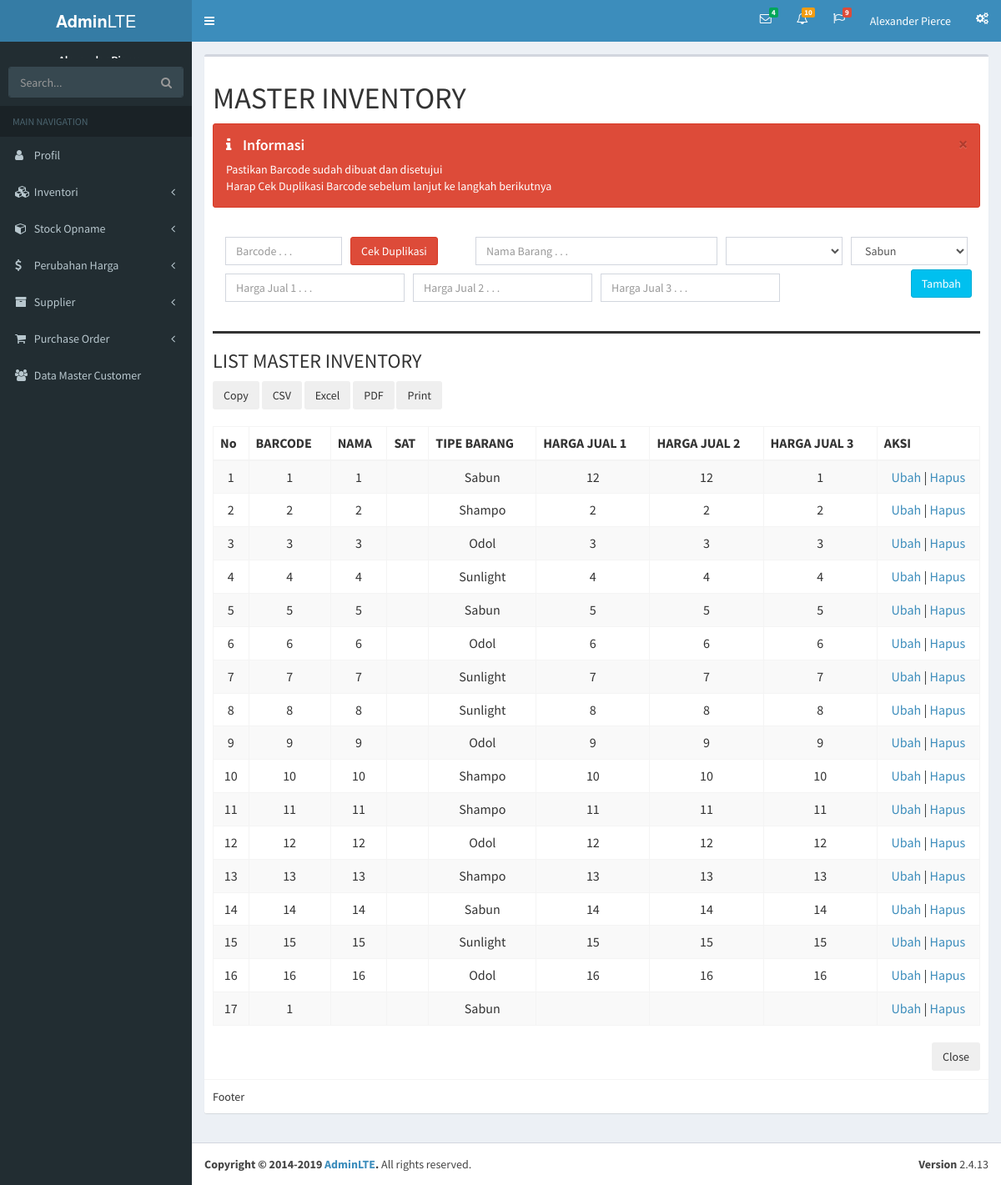
Before: /master_inventory/index.php with the older database file.
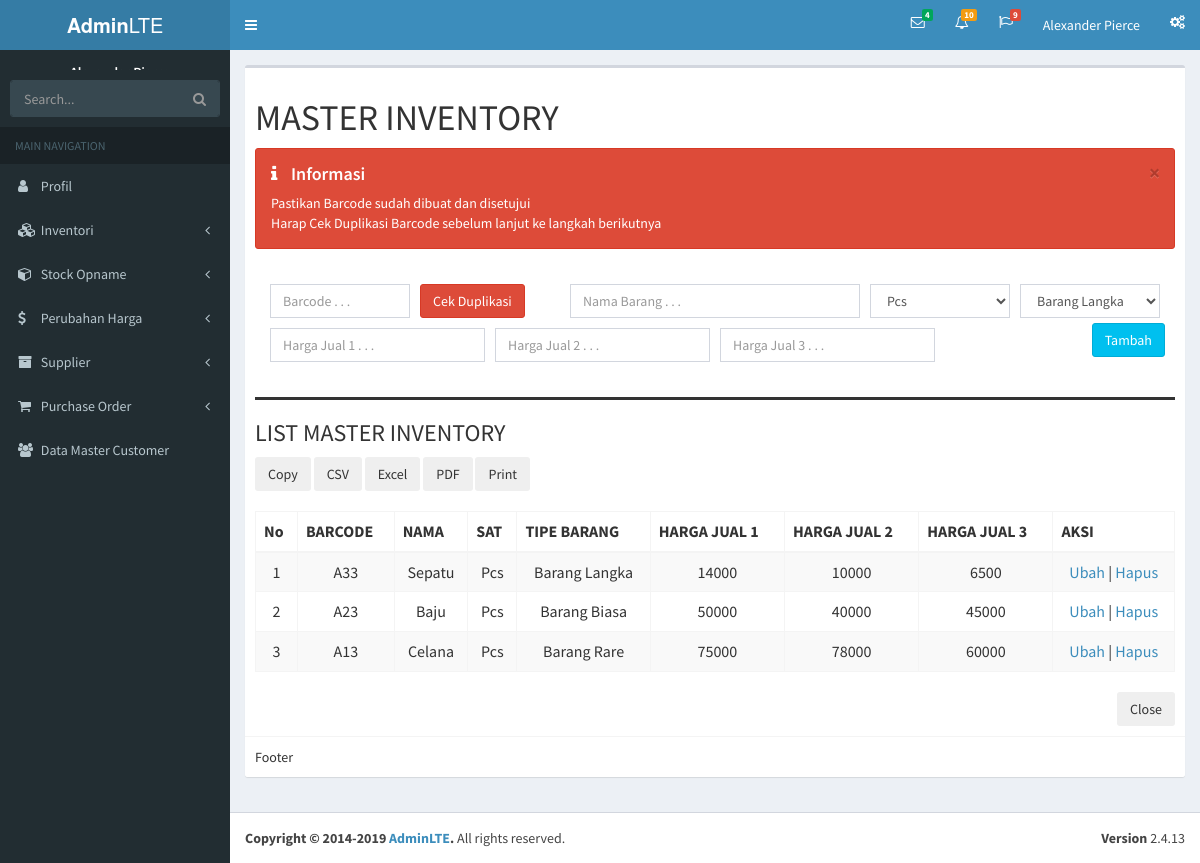
After: the same page with the newer database file.
### tables this page shows
CREATE TABLE `inventory` (
  `id` int(11) NOT NULL,
  `barcode` varchar(255) NOT NULL,
  `nama_barang` varchar(255) NOT NULL,
  `satuan` varchar(255) NOT NULL,
  `id_tipe_barang` varchar(255) NOT NULL,
  `harga_jual1` varchar(255) NOT NULL,
  `harga_jual2` varchar(255) NOT NULL,
  `harga_jual3` varchar(255) NOT NULL,
  `quantity` varchar(255) DEFAULT NULL,
  `created_at` timestamp NOT NULL DEFAULT current_timestamp(),
  `update_at` timestamp NULL DEFAULT NULL ON UPDATE current_timestamp()
);

CREATE TABLE `tipe_barang` (
  `id` int(11) NOT NULL,
  `nama_barang` varchar(255) NOT NULL,
  `created_at` timestamp NOT NULL DEFAULT current_timestamp(),
  `update_at` timestamp NULL DEFAULT NULL ON UPDATE current_timestamp()
);

CREATE TABLE `satuan` (
  `id` int(11) NOT NULL,
  `satuan` varchar(50) NOT NULL
);

### env.php (called while the page is built, shortened)
<?php
$host = "localhost";
$user = "root";
$password = "";
$dbname = "brasco_pusat";
$conn = mysqli_connect($host, $user, $password, $dbname);
function query($query)
{
  global $conn;
  $result = mysqli_query($conn, $query);
  $rows = [];
  while ($row = mysqli_fetch_assoc($result)) {
    $rows[] = $row;
  }
  return $rows;
}

### master_inventory/functions.php (called while the page is built, shortened)
<?php
include '../env.php';
function cariBarang()
{
	$return = query('SELECT * FROM tipe_barang');
	return $return;
}

### master_inventory/index.php (the view, shortened to what this page needs)
<?php
require 'functions.php';
$data = query("SELECT * FROM inventory");
?>
<?php include('../templates/header.php') ?>
<div class="content-wrapper">
  <section class="content">
    <div class="box">
      <div class="box-body">
        <h1>MASTER INVENTORY</h1>
        <div class="border bg-light " style="width: 100%; margin-bottom: 20px;">
          <div class="border bg-light " style="width: 100%; margin-bottom: 20px;">
            <div class="alert alert-danger alert-dismissible">
              <button type="button" class="close" data-dismiss="alert" aria-hidden="true">&times;</button>
              <h4><i class="icon fa fa-info"></i> Informasi </h4>
              Pastikan Barcode sudah dibuat dan disetujui <br>
              Harap Cek Duplikasi Barcode sebelum lanjut ke langkah berikutnya
            </div>
          </div>
        </div>
        <form class="inline-form" action="" method="post">
          <div class="box-body">
            <div class="form-group">
              <div class="col-sm-2" style="padding: 5px;">
                <input type="text" id="isi_barcode" name="barcode" class="form-control" placeholder="Barcode . . ." required>
              </div>
              <div class="col-sm-2" style="padding: 5px;">
                <button type="submit" class="btn btn-danger" id="barcode">Cek Duplikasi</button>
              </div>
              <div class="col-sm-4" style="padding: 5px;">
                <input type="text" name="nama_barang" class="form-control" placeholder="Nama Barang . . ." required>
              </div>
              <div class="col-sm-2" style="padding: 5px;">
                <select class="form-control" name="satuan">
                  <?php
                  $datat = query("SELECT * FROM satuan");
                  foreach ($datat as $datas) :
                    ?>
                    <option value="<?= $datas['id'] ?>"><?= $datas['satuan'] ?></option>
                  <?php endforeach; ?>
                </select>
              </div>
              <div class="col-sm-2" style="padding: 5px;">
                <select class="form-control" name="id_tipe_barang">
                  <?php
                  $datat = cariBarang();
                  foreach ($datat as $datas) :
                    ?>
                    <option value="<?= $datas['id'] ?>"><?= $datas['nama_barang'] ?></option>
                  <?php endforeach; ?>
                </select>
              </div>
            </div>
            <div class="form-group">
              <div class="col-sm-3" style="padding: 5px;">
                <input type="text" class="form-control" name="harga_jual1" placeholder="Harga Jual 1 . . ." required>
              </div>
              <div class="col-sm-3" style="padding: 5px;">
                <input type="text" class="form-control" name="harga_jual2" placeholder="Harga Jual 2 . . ." required>
              </div>
              <div class="col-sm-3" style="padding: 5px;">
                <input type="text" class="form-control" name="harga_jual3" placeholder="Harga Jual 3 . . ." required>
              </div>
            </div>
            <button type="submit" class="btn btn-info pull-right" name="submit">Tambah</button>
          </div>
        </form>
        <div style="width: 100%">
          <div style="border-top: solid; width: 100%; margin-top: 20px">
            <h3 style="margin-top: 20px">LIST MASTER INVENTORY</h3>
          </div>
          <button type="button" class="btn btn-light">Copy</button>
          <button type="button" class="btn btn-light">CSV</button>
          <button type="button" class="btn btn-light">Excel</button>
          <button type="button" class="btn btn-light">PDF</button>
          <button type="button" class="btn btn-light">Print</button>
        </div>
        <div class="table-responsive" style="margin-top: 20px">
          <table id="example1" class="table table-bordered table-striped">
            <thead class="thead-dark" align="center">
              <tr>
                <th>No</th>
                <th>BARCODE</th>
                <th>NAMA</th>
                <th>SAT</th>
                <th>TIPE BARANG</th>
                <th>HARGA JUAL 1</th>
                <th>HARGA JUAL 2</th>
                <th>HARGA JUAL 3</th>
                <th>AKSI</th>
              </tr>
            </thead>
            <tbody align="center">
              <?php $i = 1; ?>
              <?php foreach ($data as $row) :
                ?>
                <tr>
                  <td><?php echo $i; ?></td>
                  <td><?php echo $row["barcode"]; ?></td>
                  <?php
                    $id_tipe = $row['id_tipe_barang'];
                    $result = query("SELECT * FROM tipe_barang WHERE id = '$id_tipe'");
                    $id_satuan = $row['satuan'];
                    $result2 = query("SELECT * FROM satuan WHERE id = '$id_satuan'");
                    ?>
                  <td><?php echo $row["nama_barang"]; ?></td>
                  <td><?php echo $result2[0]["satuan"]; ?></td>
                  <td><?php echo $result[0]['nama_barang']; ?></td>
                  <td><?php echo $row["harga_jual1"]; ?></td>
                  <td><?php echo $row["harga_jual2"]; ?></td>
                  <td><?php echo $row["harga_jual3"]; ?></td>
                  <td>
                    <a href="master_inventory/ubah.php?id=<?php echo $row["id"]; ?>">Ubah</a> |
                    <a href="master_inventory/hapus.php?id=<?php echo $row["id"]; ?>">Hapus</a>
                  </td>
                </tr>
                <?php $i++ ?>
              <?php endforeach; ?>
            </tbody>
          </table>
        </div>
        <div style="width: 100%; text-align: right;">
          <button class="btn btn-light">Close</button>
        </div>
      </div>
      <div class="box-footer">
        Footer
      </div>
    </div>
  </section>
</div>
<?php include('../templates/footer.php') ?>

### templates/header.php (shortened to what this page needs)
<!DOCTYPE html>
<html>
<head>
  <link rel="stylesheet" href="assets/bower_components/bootstrap/dist/css/bootstrap.min.css">
  <link rel="stylesheet" href="assets/bower_components/font-awesome/css/font-awesome.min.css">
  <link rel="stylesheet" href="assets/bower_components/Ionicons/css/ionicons.min.css">
  <link rel="stylesheet" href="assets/dist/css/AdminLTE.min.css">
  <link rel="stylesheet" href="assets/dist/css/skins/_all-skins.min.css">
  <link rel="stylesheet" href="assets/bower_components/morris.js/morris.css">
  <link rel="stylesheet" href="assets/bower_components/jvectormap/jquery-jvectormap.css">
  <link rel="stylesheet" href="assets/bower_components/datatables.net-bs/css/dataTables.bootstrap.min.css">
  <link rel="stylesheet" href="assets/bower_components/bootstrap-datepicker/dist/css/bootstrap-datepicker.min.css">
  <link rel="stylesheet" href="assets/bower_components/bootstrap-daterangepicker/daterangepicker.css">
  <link rel="stylesheet" href="assets/plugins/bootstrap-wysihtml5/bootstrap3-wysihtml5.min.css">
</head>
<body class="hold-transition skin-blue sidebar-mini">
  <div class="wrapper">
    <header class="main-header">
      <a href="index.php" class="logo">
        <span class="logo-lg"><b>Admin</b>LTE</span>
      </a>
      <nav class="navbar navbar-static-top">
        <a href="#" class="sidebar-toggle" data-toggle="push-menu" role="button">
        </a>
        <div class="navbar-custom-menu">
          <ul class="nav navbar-nav">
            <li class="dropdown messages-menu">
              <a href="#" class="dropdown-toggle" data-toggle="dropdown">
                <i class="fa fa-envelope-o"></i>
                <span class="label label-success">4</span>
              </a>
            </li>
            <li class="dropdown notifications-menu">
              <a href="#" class="dropdown-toggle" data-toggle="dropdown">
                <i class="fa fa-bell-o"></i>
                <span class="label label-warning">10</span>
              </a>
            </li>
            <li class="dropdown tasks-menu">
              <a href="#" class="dropdown-toggle" data-toggle="dropdown">
                <i class="fa fa-flag-o"></i>
                <span class="label label-danger">9</span>
              </a>
            </li>
            <li class="dropdown user user-menu">
              <a href="#" class="dropdown-toggle" data-toggle="dropdown">
                <span class="hidden-xs">Alexander Pierce</span>
              </a>
            </li>
            <li>
              <a href="#" data-toggle="control-sidebar"><i class="fa fa-gears"></i></a>
            </li>
          </ul>
        </div>
      </nav>
    </header>
    <aside class="main-sidebar">
      <section class="sidebar">
        <div class="user-panel">
          <div class="pull-left info">
            <p>Alexander Pierce</p>
          </div>
        </div>
        <form action="#" method="get" class="sidebar-form">
          <div class="input-group">
            <input type="text" name="q" class="form-control" placeholder="Search...">
            <span class="input-group-btn">
              <button type="submit" name="search" id="search-btn" class="btn btn-flat"><i class="fa fa-search"></i>
              </button>
            </span>
          </div>
        </form>
        <ul class="sidebar-menu" data-widget="tree">
          <li class="header">MAIN NAVIGATION</li>
          <li id="header_profil">
            <a href="profile"><i class="fa fa-user"></i> <span>Profil</span></a>
          </li>
          <li class="treeview" id="header_inventory">
            <a href="#"><i class="fa fa-cubes"></i>
              <span>Inventori</span>
              <span class="pull-right-container">
                <i class="fa fa-angle-left pull-right"></i>
              </span>
            </a>
          </li>
          <li class="treeview" id="header_stock">
            <a href="#"><i class="fa fa-cube"></i>
              <span>Stock Opname</span>
              <span class="pull-right-container">
                <i class="fa fa-angle-left pull-right"></i>
              </span>
            </a>
          </li>
          <li class="treeview" id="header_perubahan">
            <a href="#">
              <i class="fa fa-dollar"></i>
              <span>Perubahan Harga</span>
              <span class="pull-right-container">
                <i class="fa fa-angle-left pull-right"></i>
              </span>
            </a>
          </li>
          <li class="treeview" id="header_supplier">
            <a href="#">
              <i class="fa fa-archive"></i>
              <span>Supplier</span>
              <span class="pull-right-container">
                <i class="fa fa-angle-left pull-right"></i>
              </span>
            </a>
          </li>
          <li class="treeview" id="header_po">
            <a href="#">
              <i class="fa fa-shopping-cart"></i>
              <span>Purchase Order</span>
              <span class="pull-right-container">
                <i class="fa fa-angle-left pull-right"></i>
              </span>
            </a>
          </li>
          <li id="header_customer">
            <a href="master_customer"><i class="fa fa-users"></i> <span>Data Master Customer</span></a>
          </li>
        </ul>
      </section>
    </aside>

### templates/footer.php (shortened to what this page needs)
<footer class="main-footer">
  <div class="pull-right hidden-xs">
    <b>Version</b> 2.4.13
  </div>
  <strong>Copyright &copy; 2014-2019 <a href="https://adminlte.io">AdminLTE</a>.</strong> All rights
  reserved.
</footer>
</div>
</body>
</html>

Changed rows visible on the page:
removed inventory: barcode "1", nama_barang "1", id_tipe_barang.nama_barang "Sabun", harga_jual1 "12", harga_jual2 "12", harga_jual3 "1"
removed inventory: barcode "2", nama_barang "2", id_tipe_barang.nama_barang "Shampo", harga_jual1 "2", harga_jual2 "2", harga_jual3 "2"
removed inventory: barcode "3", nama_barang "3", id_tipe_barang.nama_barang "Odol", harga_jual1 "3", harga_jual2 "3", harga_jual3 "3"
removed inventory: barcode "4", nama_barang "4", id_tipe_barang.nama_barang "Sunlight", harga_jual1 "4", harga_jual2 "4", harga_jual3 "4"
removed inventory: barcode "5", nama_barang "5", id_tipe_barang.nama_barang "Sabun", harga_jual1 "5", harga_jual2 "5", harga_jual3 "5"
removed inventory: barcode "6", nama_barang "6", id_tipe_barang.nama_barang "Odol", harga_jual1 "6", harga_jual2 "6", harga_jual3 "6"
removed inventory: barcode "7", nama_barang "7", id_tipe_barang.nama_barang "Sunlight", harga_jual1 "7", harga_jual2 "7", harga_jual3 "7"
removed inventory: barcode "8", nama_barang "8", id_tipe_barang.nama_barang "Sunlight", harga_jual1 "8", harga_jual2 "8", harga_jual3 "8"
removed inventory: barcode "9", nama_barang "9", id_tipe_barang.nama_barang "Odol", harga_jual1 "9", harga_jual2 "9", harga_jual3 "9"
removed inventory: barcode "10", nama_barang "10", id_tipe_barang.nama_barang "Shampo", harga_jual1 "10", harga_jual2 "10", harga_jual3 "10"
removed inventory: barcode "11", nama_barang "11", id_tipe_barang.nama_barang "Shampo", harga_jual1 "11", harga_jual2 "11", harga_jual3 "11"
removed inventory: barcode "12", nama_barang "12", id_tipe_barang.nama_barang "Odol", harga_jual1 "12", harga_jual2 "12", harga_jual3 "12"
removed inventory: barcode "13", nama_barang "13", id_tipe_barang.nama_barang "Shampo", harga_jual1 "13", harga_jual2 "13", harga_jual3 "13"
removed inventory: barcode "14", nama_barang "14", id_tipe_barang.nama_barang "Sabun", harga_jual1 "14", harga_jual2 "14", harga_jual3 "14"
removed inventory: barcode "15", nama_barang "15", id_tipe_barang.nama_barang "Sunlight", harga_jual1 "15", harga_jual2 "15", harga_jual3 "15"
removed inventory: barcode "16", nama_barang "16", id_tipe_barang.nama_barang "Odol", harga_jual1 "16", harga_jual2 "16", harga_jual3 "16"
removed inventory: barcode "1", id_tipe_barang.nama_barang "Sabun"
added inventory: barcode "A33", nama_barang "Sepatu", satuan.satuan "Pcs", id_tipe_barang.nama_barang "Barang Langka", harga_jual1 "14000", harga_jual2 "10000", harga_jual3 "6500"
added inventory: barcode "A23", nama_barang "Baju", satuan.satuan "Pcs", id_tipe_barang.nama_barang "Barang Biasa", harga_jual1 "50000", harga_jual2 "40000", harga_jual3 "45000"
added inventory: barcode "A13", nama_barang "Celana", satuan.satuan "Pcs", id_tipe_barang.nama_barang "Barang Rare", harga_jual1 "75000", harga_jual2 "78000", harga_jual3 "60000"
Other visible differences:
form field satuan: (not shown) → "Pcs"
form field id_tipe_barang: "Sabun" → "Barang Langka"
